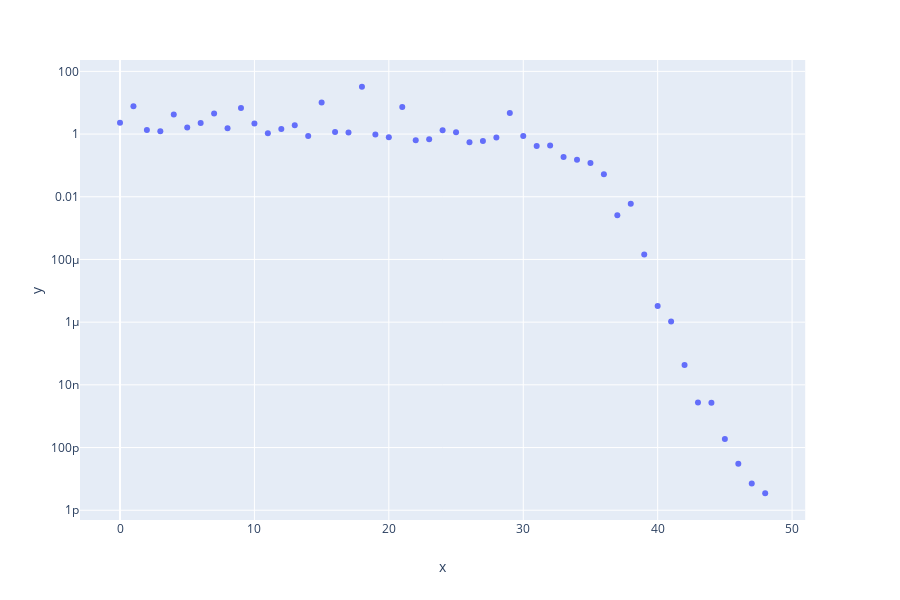

Write notebook code for a chart like this one.
### Code cell
cnt=cg_counter()
x, info = scipy.sparse.linalg.cg(A, b, x0=x1, tol=tol,  
                                    callback=cnt)
print(str(cnt.niter))
px.scatter(x=[i for i in range(0,cnt.niter)],y=cnt.callbacks,log_y=True)

### Figure 1 — Plotly figure (JSON) as saved in the notebook; plotly's stock layout.template omitted (floating-point values rounded to 4 significant figures)
{"data": [{"hoverlabel": {"namelength": 0}, "hovertemplate": "x=%{x}<br>y=%{y}", "legendgroup": "", "marker": {"color": "#636efa", "symbol": "circle"}, "mode": "markers", "name": "", "showlegend": false, "type": "scatter", "x": [0, 1, 2, 3, 4, 5, 6, 7, 8, 9, 10, 11, 12, 13, 14, 15, 16, 17, 18, 19, 20, 21, 22, 23, 24, 25, 26, 27, 28, 29, 30, 31, 32, 33, 34, 35, 36, 37, 38, 39, 40, 41, 42, 43, 44, 45, 46, 47, 48], "xaxis": "x", "y": [2.315, 7.708, 1.356, 1.24, 4.219, 1.61, 2.262, 4.568, 1.529, 6.749, 2.159, 1.067, 1.459, 1.909, 0.8605, 10.08, 1.173, 1.119, 32.31, 0.9738, 0.7927, 7.298, 0.6382, 0.6812, 1.314, 1.14, 0.548, 0.6002, 0.7818, 4.684, 0.8634, 0.4156, 0.4283, 0.1843, 0.1503, 0.1194, 0.05242, 0.002586, 0.00603, 0.0001442, 3.287e-06, 1.041e-06, 4.278e-08, 2.727e-09, 2.667e-09, 1.887e-10, 3.031e-11, 7.124e-12, 3.482e-12], "yaxis": "y"}], "layout": {"height": 600, "legend": {"tracegroupgap": 0}, "margin": {"t": 60}, "xaxis": {"anchor": "y", "domain": [0, 0.98], "title": {"text": "x"}}, "yaxis": {"anchor": "x", "domain": [0, 1], "title": {"text": "y"}, "type": "log"}}}
